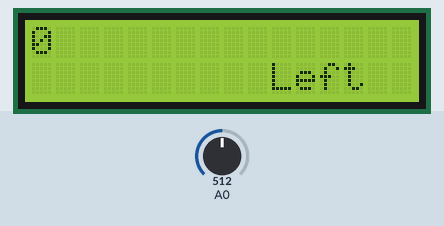
Simulated run of this sketch. Board: Arduino Uno, built with avr-gcc and run on an emulated ATmega328P. Shown: 16×2 character LCD. Inputs (shaded band) come from the test bench; at power-on: A0 = 512.

Above: at 1.2 s.
1.3 s: A0 set to 484
At 1.43 s:
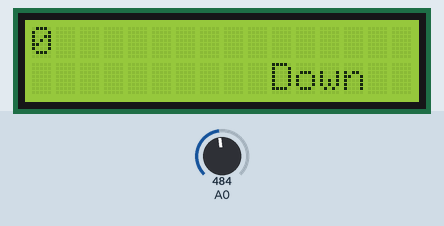
3.1 s: A0 set to 710
At 4.3 s:
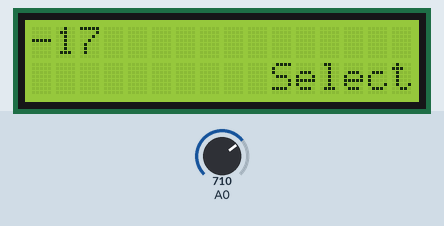
4.6 s: A0 set to 290
At 4.69 s:
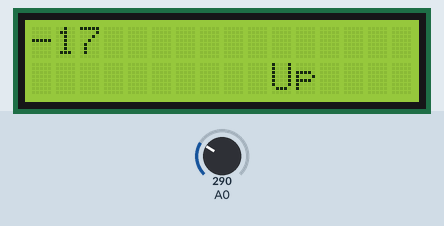
6.4 s: A0 set to 106
7.9 s: A0 set to 94
At 8.7 s:
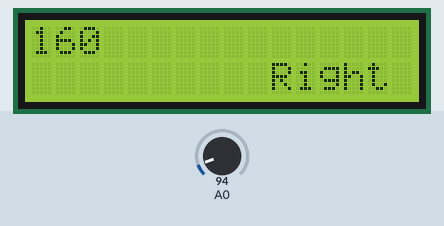
Timing chart, 0 to 10.4 s (numbered marks = the images above; inputs shaded):
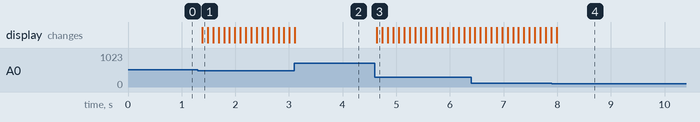

Measured:
- the behaviour switches between 500 and 499 on A0 (found by bisection; images 0 and 1)
- the behaviour switches between 100 and 99 on A0 (found by bisection; images 3 and 4)
- after the input at 1.3 s, the display: changes after 0.09 s (image 1)
- after the input at 3.1 s, the display: changes at once (image 2)
- after the input at 4.6 s, the display: changes at once (image 3)
- after the input at 7.9 s, the display: changes after 0.09 s (image 4)

The sketch:

LCD_Experiments.ino
```cpp
#include <LiquidCrystal.h>

const int pin_RS = 8;
const int pin_EN = 9;
const int pin_d4 = 4;
const int pin_d5 = 5;
const int pin_d6 = 6;
const int pin_d7 = 7;
const int pin_BL = 10;

LiquidCrystal lcd( pin_RS,  pin_EN,  pin_d4,  pin_d5,  pin_d6,  pin_d7);

void setup() {
  lcd.begin(16, 2);
  lcd.setCursor(0,0);
  lcd.print("Booting Up");
  Serial.begin(9600);
  lcd.clear();

}

int count=0;
void loop() {

  int x;
  x = analogRead (0);
  lcd.setCursor(0,0);
  lcd.print(count);
  lcd.setCursor(10,1);
  if (x < 100) {
    lcd.print ("Right ");
  }
  else if (x < 300) {
    lcd.print ("Up    ");
    count++;
  }
  else if (x < 500){
    lcd.print ("Down  ");
    count--;
  }
  else if (x < 700){
    lcd.print ("Left  ");
  }
  else if (x < 900){
    lcd.print ("Select  ");
  }
  delay(100);
  //lcd.clear();


}
```
